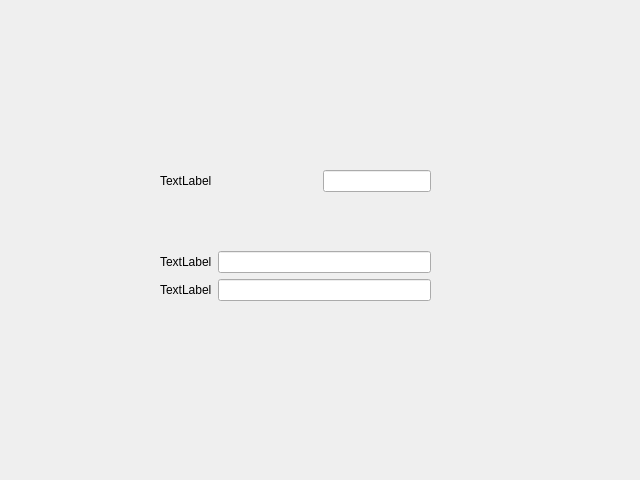
<?xml version="1.0" encoding="UTF-8"?>
<ui version="4.0">
 <class>Dialog</class>
 <widget class="QDialog" name="Dialog">
  <property name="geometry">
   <rect>
    <x>0</x>
    <y>0</y>
    <width>640</width>
    <height>480</height>
   </rect>
  </property>
  <property name="windowTitle">
   <string>Dialog</string>
  </property>
  <widget class="QWidget" name="">
   <property name="geometry">
    <rect>
     <x>160</x>
     <y>170</y>
     <width>271</width>
     <height>131</height>
    </rect>
   </property>
   <layout class="QVBoxLayout" name="verticalLayout">
    <item>
     <layout class="QHBoxLayout" name="horizontalLayout">
      <item>
       <widget class="QLabel" name="label">
        <property name="text">
         <string>TextLabel</string>
        </property>
       </widget>
      </item>
      <item>
       <spacer name="horizontalSpacer">
        <property name="orientation">
         <enum>Qt::Horizontal</enum>
        </property>
        <property name="sizeHint" stdset="0">
         <size>
          <width>40</width>
          <height>20</height>
         </size>
        </property>
       </spacer>
      </item>
      <item>
       <widget class="QLineEdit" name="lineEdit"/>
      </item>
     </layout>
    </item>
    <item>
     <spacer name="verticalSpacer">
      <property name="orientation">
       <enum>Qt::Vertical</enum>
      </property>
      <property name="sizeHint" stdset="0">
       <size>
        <width>20</width>
        <height>40</height>
       </size>
      </property>
     </spacer>
    </item>
    <item>
     <layout class="QHBoxLayout" name="horizontalLayout_2">
      <item>
       <widget class="QLabel" name="label_2">
        <property name="text">
         <string>TextLabel</string>
        </property>
       </widget>
      </item>
      <item>
       <widget class="QLineEdit" name="lineEdit_2"/>
      </item>
     </layout>
    </item>
    <item>
     <layout class="QHBoxLayout" name="horizontalLayout_3">
      <item>
       <widget class="QLabel" name="label_3">
        <property name="text">
         <string>TextLabel</string>
        </property>
       </widget>
      </item>
      <item>
       <widget class="QLineEdit" name="lineEdit_3"/>
      </item>
     </layout>
    </item>
   </layout>
  </widget>
 </widget>
 <resources/>
 <connections/>
</ui>
